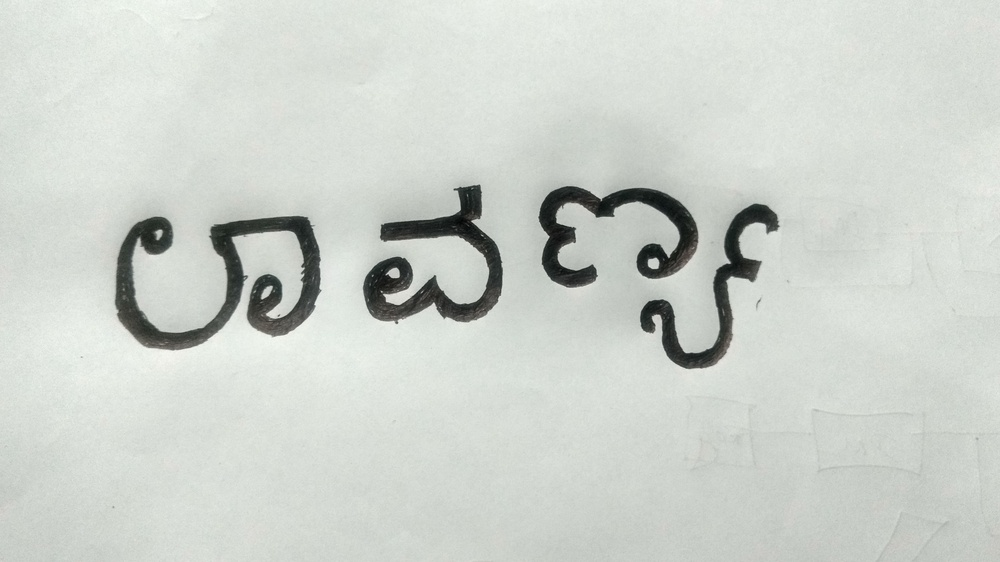
#> input picture Img1.jpg, 1000 x 562 px, shrunk from 4608 x 2592 before the run, found by its file name
$ python charDetect.py   (older library calls are emulated)
#> lines starting #> are read from the running program, lines starting #| are printed output that depends on the picture; after the words box and inside, x2 and y2 are one past the last pixel; in counts of white or black regions, pixels touching at a corner belong together
import cv2
import numpy as np
im = cv2.imread('img1.jpg',0)
#> im: shape (562, 1000); min 4, max 250, mean 208.5
ret,thresh1 = cv2.threshold(im,127,255,cv2.THRESH_BINARY)
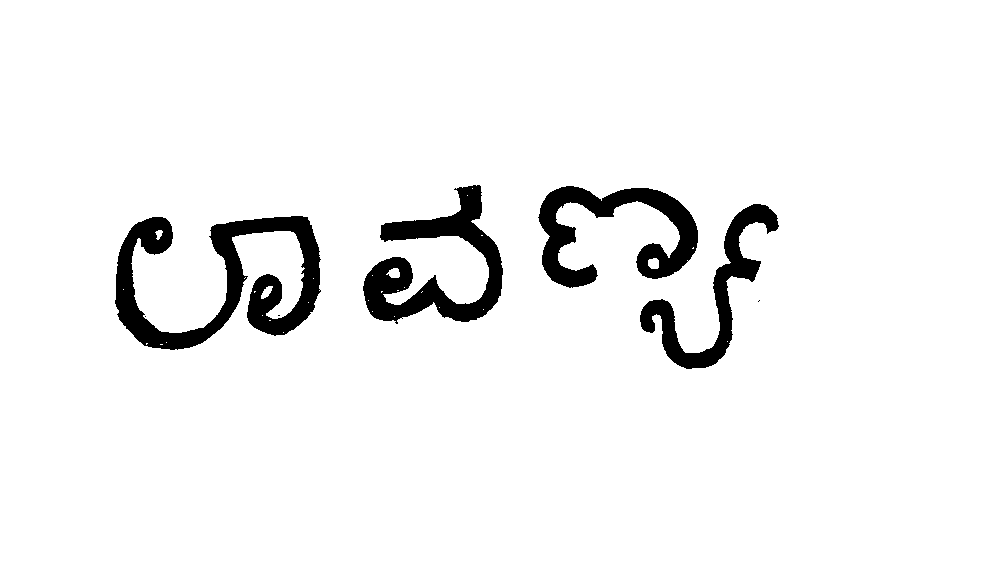
#> thresh1: shape (562, 1000); 94.8% white; 7 black regions (3 under 20 px)
_,contours, hierarchy = cv2.findContours(thresh1,cv2.RETR_TREE,cv2.CHAIN_APPROX_SIMPLE)
#> contours = 40 contours, 31 with area under 20; largest, box (x1, y1, x2, y2) and area: (0, 0, 1000, 562) 560439, (114, 215, 322, 351) 11056, (362, 184, 504, 325) 7996, (537, 185, 699, 289) 6900, (639, 203, 780, 370) 5286
for cnt in contours:
	x,y,w,h = cv2.boundingRect(cnt)
	#bound the images
	cv2.rectangle(im,(x,y),(x+w,y+h),(0,255,0),3)
#> this loop made 40 passes
#> (x, y, w, h) on passes 4, 7, 10, 11, 13, 14, 16, 17, 18, 20, 21, 22: (277, 314, 4, 3), (114, 215, 208, 136), (166, 342, 1, 1), (283, 332, 1, 1), (262, 315, 1, 1), (308, 302, 1, 1), (123, 289, 1, 1), (261, 286, 12, 13), (313, 278, 1, 1), (155, 230, 8, 10), (639, 203, 141, 167), (727, 341, 1, 1)
#> (cnt, x, y, w, h) on passes 1, 2, 3, 5, 6, 8: ([[0, 0], [0, 561], [999, 561], [999, 0]], 0, 0, 1000, 562), ([[401, 318], [402, 317], [403, 318], [402, 319]], 401, 317, 3, 3), ([[144, 316], [145, 315], [146, 316], [145, 317]], 144, 315, 3, 3), ([[757, 301], [758, 300], [759, 301], [758, 302]], 757, 300, 3, 3), ([[758, 300], [759, 299], [760, 300], [759, 301]], 758, 299, 3, 3), ([[160, 344], [162, 344]], 160, 344, 3, 1)
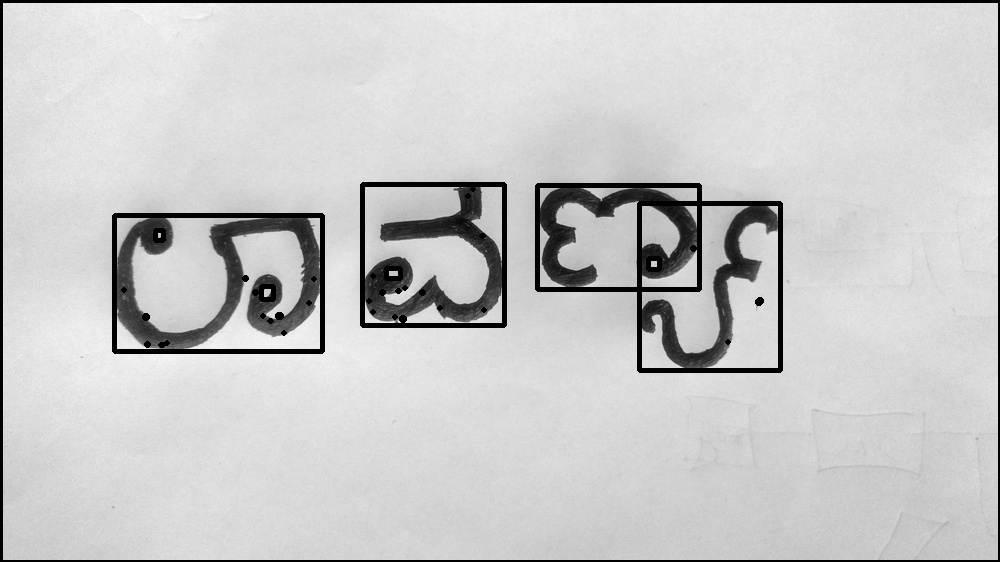
#> im: shape (562, 1000); min 0, max 250, mean 200.9
i=0
for cnt in contours:
	x,y,w,h = cv2.boundingRect(cnt)
	#following if statement is to ignore the noises and save the images which are of normal size(character)
	#In order to write more general code, than specifying the dimensions as 100,
	# number of characters should be divided by word dimension
	if w>100 and h>100:
		#save individual images
		cv2.imwrite(str(i)+".jpg",thresh1[y:y+h,x:x+w])
		i=i+1
#> this loop made 40 passes
#> (cnt, x, y, w, h) on passes 1, 2, 3, 5, 6, 8, 9, 12, 15, 19: ([[0, 0], [0, 561], [999, 561], [999, 0]], 0, 0, 1000, 562), ([[401, 318], [402, 317], [403, 318], [402, 319]], 401, 317, 3, 3), ([[144, 316], [145, 315], [146, 316], [145, 317]], 144, 315, 3, 3), ([[757, 301], [758, 300], [759, 301], [758, 302]], 757, 300, 3, 3), ([[758, 300], [759, 299], [760, 300], [759, 301]], 758, 299, 3, 3), ([[160, 344], [162, 344]], 160, 344, 3, 1), ([[146, 343], [146, 344], [147, 343]], 146, 343, 2, 2), ([[269, 320], [270, 320]], 269, 320, 2, 1), ([[254, 291], [254, 292], [255, 291]], 254, 291, 2, 2), ([[245, 277], [244, 278]], 244, 277, 2, 2)
#> after the loop, i = 5
cv2.namedWindow('BindingBox', cv2.WINDOW_NORMAL)
cv2.imshow('BindingBox',im)
